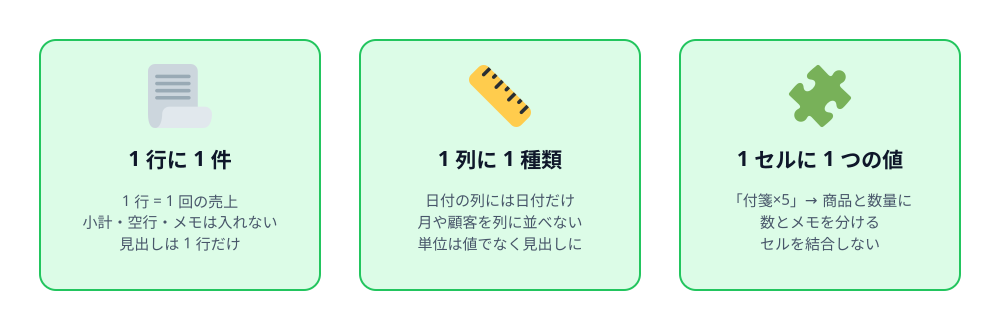

Recreate this plot in Python.
"""6-1: データの表の 3 つの決まり。1 行に 1 件、1 列に 1 種類、1 セルに 1 つの値（PART-WHOLE）。"""
import sys
sys.path.insert(0, "/Users/seekseep/.claude/skills/genfig")
from genfig import Canvas

c = Canvas(1000, 330)
cards = [
    (40, "1 行に 1 件", "1f4c3", "1 行 = 1 回の売上\n小計・空行・メモは入れない\n見出しは 1 行だけ"),   # 📃
    (360, "1 列に 1 種類", "1f4cf", "日付の列には日付だけ\n月や顧客を列に並べない\n単位は値でなく見出しに"),  # 📏
    (680, "1 セルに 1 つの値", "1f9e9", "「付箋×5」→ 商品と数量に\n数とメモを分ける\nセルを結合しない"),       # 🧩
]
for x, title, cp, body in cards:
    c.sticky(x, 40, 280, 250, color="green", weight="thin")
    c.emoji(cp, x + 140 - 32, 64, 64)
    c.text(x + 140, 166, title, scale="heading")
    c.text(x + 140, 206, body, scale="body")
c.save("02-three-rules.svg")
